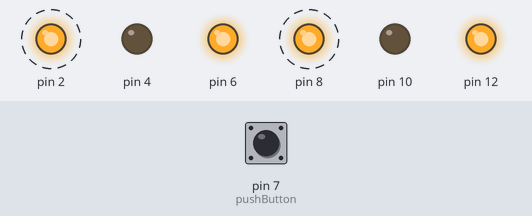
The sketch below on a simulated Arduino Uno, built with avr-gcc and run on an emulated ATmega328P. On the bench: output pins drawn as LEDs (lit = HIGH). Dashed ring = blinking. Inputs (shaded band) come from the test bench; at power-on: pin 7 (pushButton) LOW.

Above: at 0.5 s.
Timing chart, 0 to 4.6 s (numbered marks = the images above):
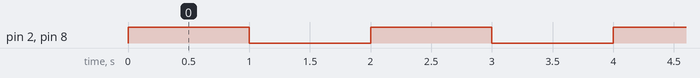

Measured:
- by itself, pin 2, pin 8: alternates HIGH for 1.0 s and LOW for 1.0 s

The sketch:

Motor_H_Bridge_2_Motor.ino
```cpp
int pushButton = 7; // designating pin 7 as input


void setup() {

Serial.begin(9600);
pinMode(pushButton, INPUT);

// put your setup code here, to run once:
pinMode (2,OUTPUT);
pinMode (4,OUTPUT);
pinMode (6,OUTPUT);
pinMode (8,OUTPUT);
pinMode (10,OUTPUT);
pinMode (12,OUTPUT);

analogWrite (6,255);
analogWrite (12,255);

}

void loop() {
int buttonState = digitalRead(pushButton);

if (buttonState < 1) {

  digitalWrite (2, LOW);
  digitalWrite (4, LOW);
  digitalWrite (8, LOW);
  digitalWrite (10, LOW);
}

// if the button is depressed
else (buttonState >=1);{

  digitalWrite (2, HIGH);
  digitalWrite (4, LOW);
  digitalWrite (8, HIGH);
  digitalWrite (10, LOW);
  delay(1000);                       // wait for a second

  digitalWrite (2, LOW);
  digitalWrite (4, LOW);
  digitalWrite (8, LOW);
  digitalWrite (10, LOW);
  delay(1000);
}
}
```
